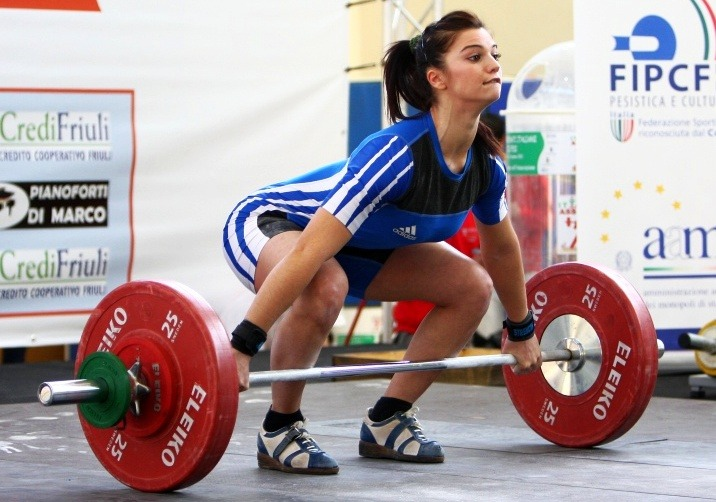
#> input picture 영상처리 튜토리얼/images/test.jpg, 716 x 502 px
$ python '15.canny Edge Detection.py'
#> lines starting #> are read from the running program, lines starting #| are printed output that depends on the picture; after the words box and inside, x2 and y2 are one past the last pixel; in counts of white or black regions, pixels touching at a corner belong together
import numpy as np
import cv2
import matplotlib.pyplot as plt

def canny():
    img = cv2.imread('images/test.jpg',cv2.IMREAD_GRAYSCALE)
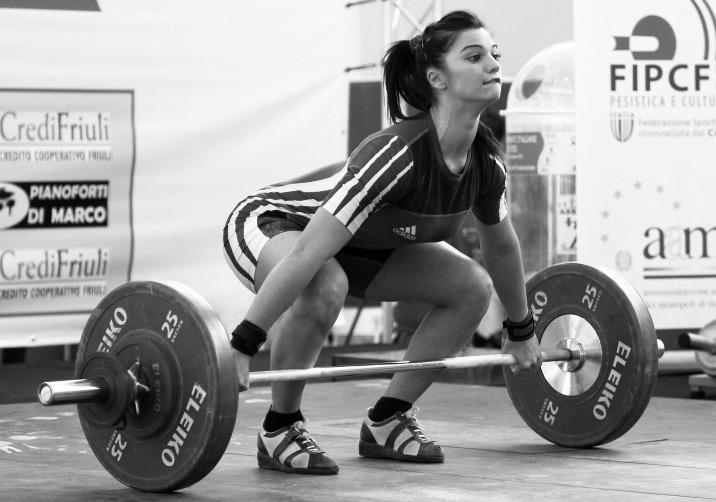
#> img: shape (502, 716); min 0, max 255, mean 157

    edge1 = cv2.Canny(img,50,200)
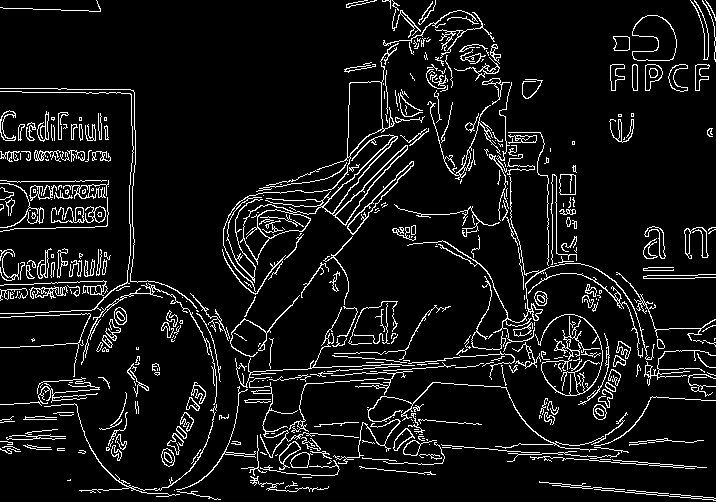
#> edge1: shape (502, 716); 8% white in thin lines or dots
    edge2 = cv2.Canny(img,100,200)
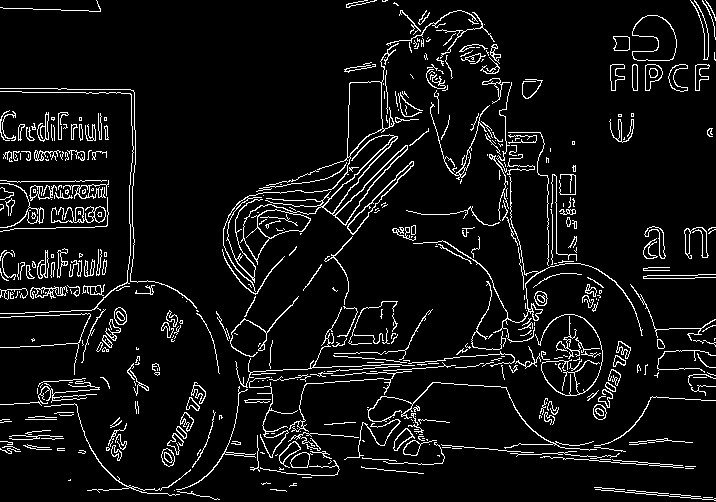
#> edge2: shape (502, 716); 6.9% white in thin lines or dots
    edge3 = cv2.Canny(img,170,200)
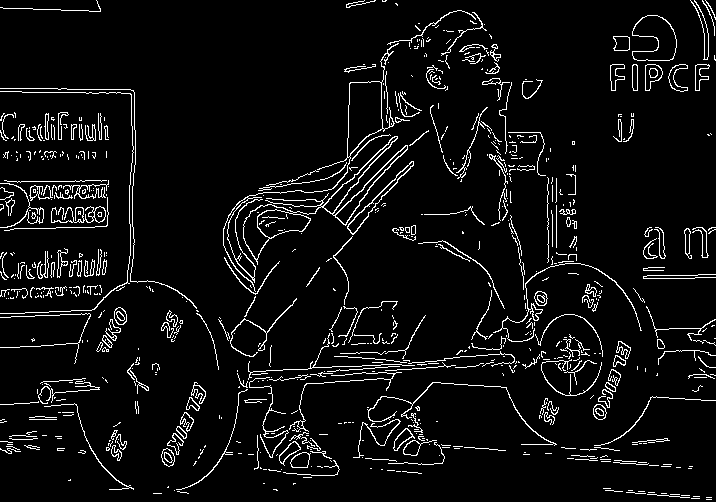
#> edge3: shape (502, 716); 5.9% white in thin lines or dots

    cv2.imshow('original',img)
    cv2.imshow('edge1',edge1)
    cv2.imshow('edge2',edge2)
    cv2.imshow('edge3',edge3)

    cv2.waitKey(0)
    cv2.destroyAllWindows()

canny()

$ run again, with 영상처리 튜토리얼/images/face.jpg copied over 영상처리 튜토리얼/images/test.jpg
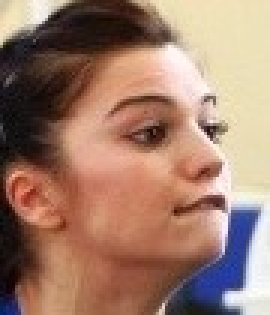
#> input picture 영상처리 튜토리얼/images/face.jpg, 90 x 105 px (shown 3 times larger)
#> in canny, `edge1 = cv2.Canny(img,50,200)`:
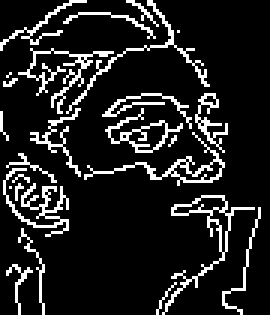
#> edge1: shape (105, 90) (shown 3 times larger); 12.9% white in thin lines or dots
#> edge2: shape (105, 90); 10.3% white in thin lines or dots
#> in canny, `edge3 = cv2.Canny(img,170,200)`:
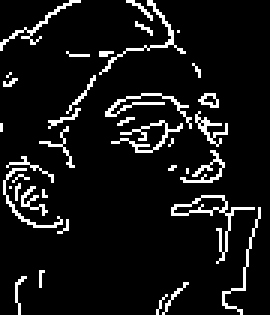
#> edge3: shape (105, 90) (shown 3 times larger); 8.3% white in thin lines or dots

$ run again, with 영상처리 튜토리얼/images/earth.PNG saved as 영상처리 튜토리얼/images/test.jpg
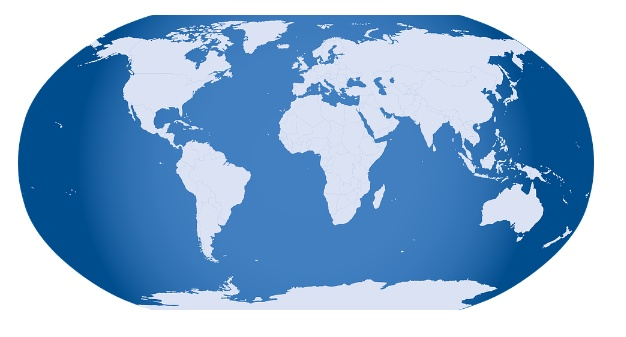
#> input picture 영상처리 튜토리얼/images/earth.PNG, 626 x 337 px
#> in canny, `edge1 = cv2.Canny(img,50,200)`:
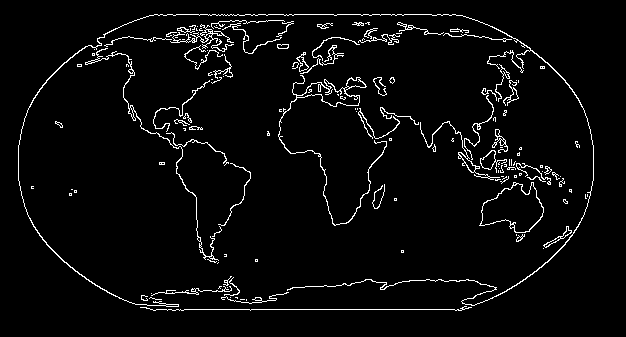
#> edge1: shape (337, 626); 3.9% white in thin lines or dots, all inside (x1, y1, x2, y2) = (18, 14, 594, 311)
#> in canny, `edge3 = cv2.Canny(img,170,200)`:
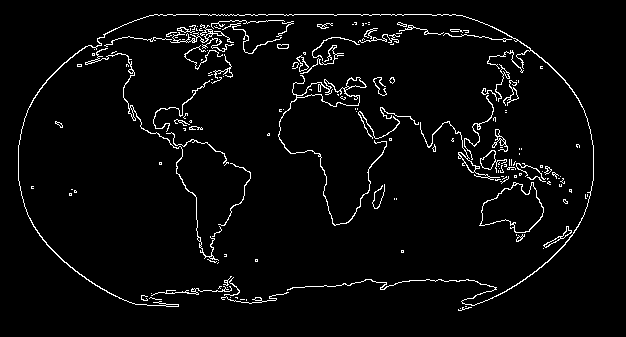
#> edge3: shape (337, 626); 3.7% white in thin lines or dots, all inside (x1, y1, x2, y2) = (18, 14, 594, 311)
